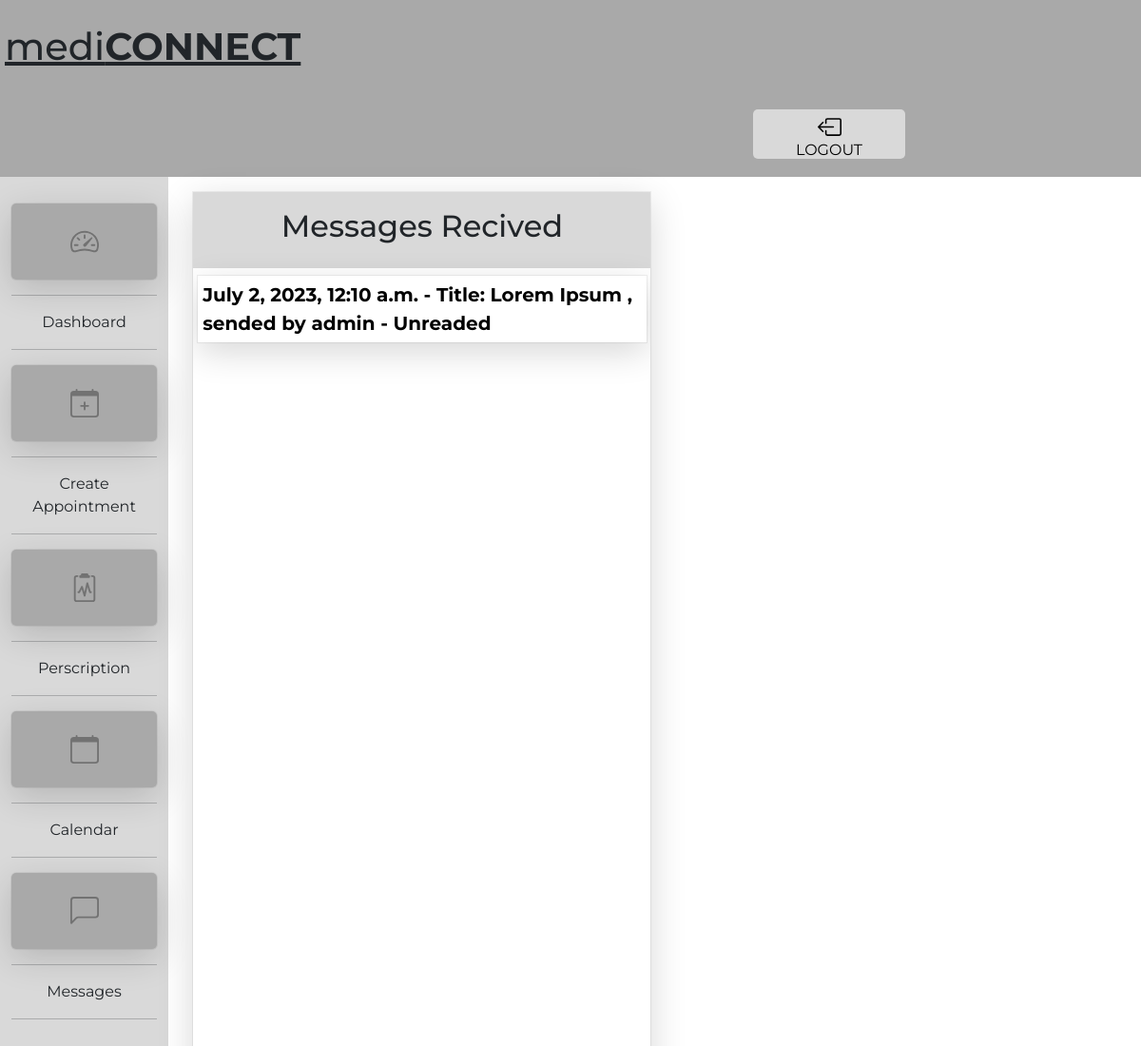
The app's page /manage/messages/ (signed in) with its own data.
### main/models.py (models this page shows, shortened)
class Message(models.Model):
    sender = models.ForeignKey(User,on_delete=models.CASCADE,related_name='sender')
    reciver = models.ForeignKey(User,on_delete=models.CASCADE,related_name='reciver')
    title = models.CharField(max_length=200,null=False,default='')
    body = models.TextField()
    created_at = models.DateTimeField(auto_now_add=True)
    readed = models.BooleanField(default=False)
    readed_time = models.DateTimeField(null=True)

### main/views.py (the view)
# urls.py: path('messages/',views.MessagesPage.as_view(),name='doctor_messages'),
class MessagesPage(View):
    def get(self,request):
        if request.user.is_staff:
            msg_recived = Message.objects.filter(reciver = request.user)
            msg_sended = Message.objects.filter(sender = request.user)
            context = {'recived':msg_recived,'sended':msg_sended}
            return render(request,'main/messages.html',context)
        else:
            raise PermissionDenied()

### templates/main/messages.html (shortened to what this page needs)
{% extends 'main/base.html' %}
{% load static %}
{% block css %}
<link rel="stylesheet" href="{% static 'main/css/messages.css' %}">
{% endblock %}
{% block content %}
<div class="messages_container">
    <div class="messages">
        <div class="messages_title">
            <h2>Messages Recived</h2>
        </div>
        <div class="messages_list">
            {% if recived %}
                {% for rmessage in recived %}
                    <div class="message">
                        {% if rmessage.readed %}
                        <a href="{% url 'doctor_message' rmessage.id %}" style="font-weight: 400;"><span>{{rmessage.created_at}}</span> - Title: {{rmessage.title}} ,  sended by {{rmessage.sender}} - Readed</a><br>
                        {% else %}
                        <a href="{% url 'doctor_message' rmessage.id %}" style="font-weight: bold;"><span>{{rmessage.created_at}}</span> - Title: {{rmessage.title}} ,  sended by {{rmessage.sender}} - Unreaded</a><br>
                        {% endif %}
                    </div>
                {% endfor %}
            {% else %}
                <h2 style="margin-top: 1rem;text-align: center;">Your recived messages box is empty</h2>
            {% endif %}
        </div>
    </div>
</div>
{% endblock %}

### static/main/css/base.css (style rules this page uses)
* { margin: 0; padding: 0; box-sizing: border-box; }
body { min-height: 100vh; height: fit-content; width: 100%; font-family: 'Montserrat', sans-serif; }

### static/main/css/messages.css (style rules this page uses)
.messages_container { width: 98%; min-height: 100vh; height: fit-content; margin: auto; display: flex; justify-content: space-between; flex-wrap: wrap; }
.messages { height: 100vh; width: 48%; margin: 1rem; background-color: white; box-shadow: rgba(0, 0, 0, 0.16) 0px 10px 36px 0px, rgba(0, 0, 0, 0.06) 0px 0px 0px 1px; overflow: auto; }
.messages_title { width: 100%; height: 5rem; background-color: #D9D9D9; display: flex; justify-content: center; align-items: center; }
.message { width: 98%; margin: auto; min-height: 2rem; height: fit-content; margin-top: 0.5rem; background-color: white; box-shadow: rgba(0, 0, 0, 0.16) 0px 10px 36px 0px, rgba(0, 0, 0, 0.06) 0px 0px 0px 1px; padding: 5px; display: flex; justify-content: flex-start; align-items: center; }
.messages_list { width: 100%; height: 100%; }
.messages_list a { font-size: 20px; text-decoration: none; color: black; }

### records on screen
Message: created_at "July 2, 2023, 12:10 a.m.", title "Lorem Ipsum", sender "admin"
